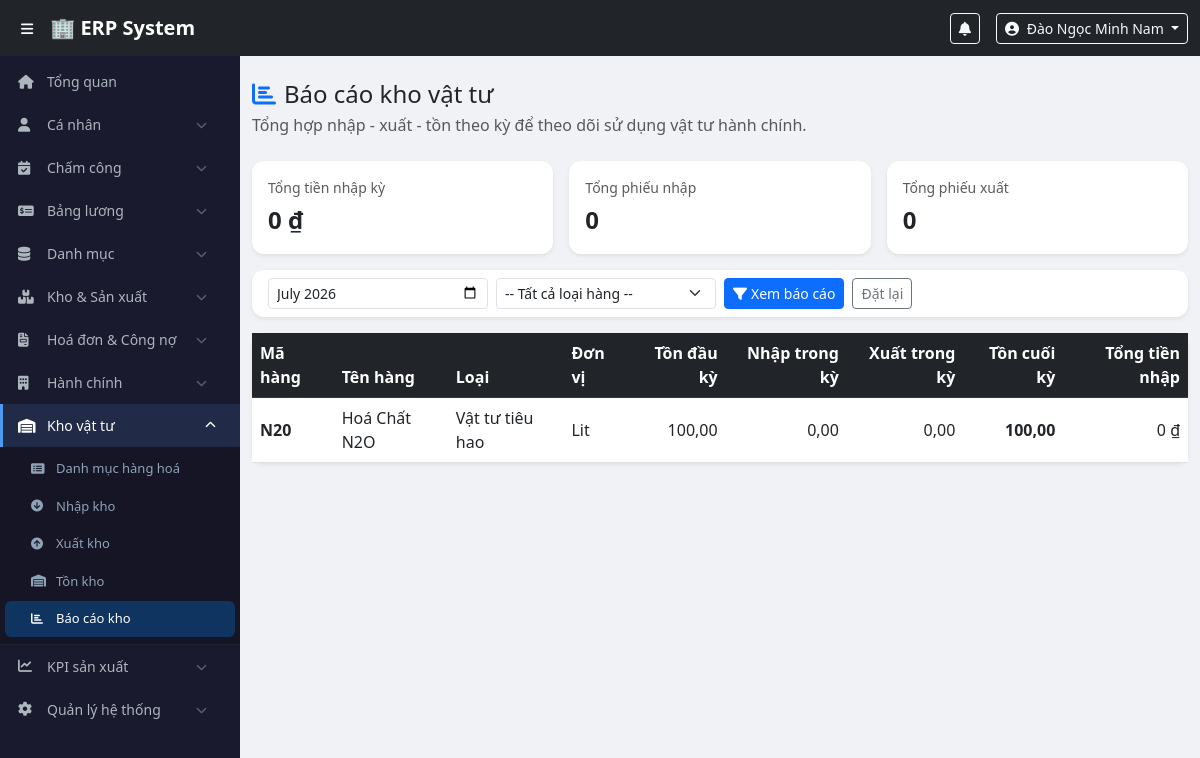
Page /modules/admin/inv_report.php (signed in) on the earlier database version.
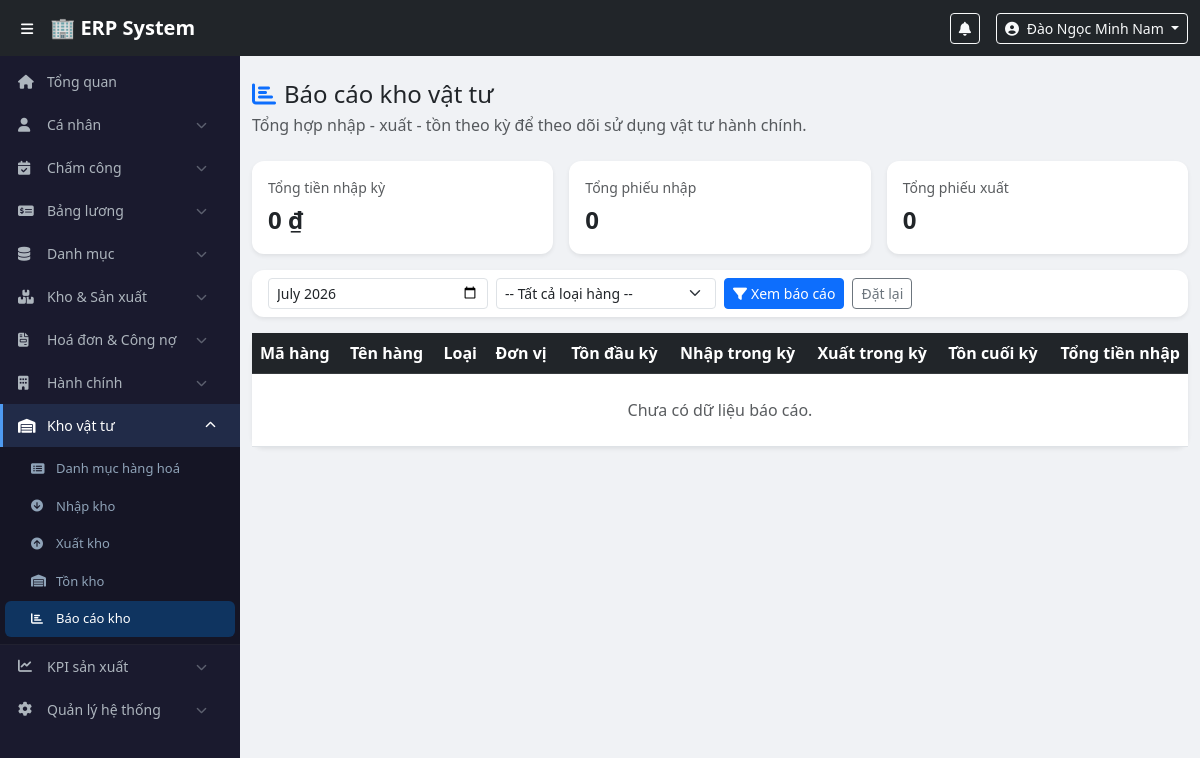
Same page on the later database version.
### tables this page shows
CREATE TABLE `inv_items` (
  `id` int(11) NOT NULL,
  `item_code` varchar(50) NOT NULL,
  `item_name` varchar(255) NOT NULL,
  `category` enum('consumable','stationery','equipment','machinery','other') NOT NULL DEFAULT 'other',
  `unit` varchar(50) NOT NULL DEFAULT 'Cái',
  `min_stock` decimal(12,2) NOT NULL DEFAULT 0.00,
  `description` text DEFAULT NULL,
  `is_active` tinyint(1) NOT NULL DEFAULT 1,
  `created_at` timestamp NOT NULL DEFAULT current_timestamp(),
  `updated_at` timestamp NOT NULL DEFAULT current_timestamp() ON UPDATE current_timestamp()
);

### config/functions.php (called while the page is built, shortened)
<?php
function fetchAllSafe(PDO $pdo, string $sql, array $params = []): array {
    try {
        $stmt = $pdo->prepare($sql);
        $stmt->execute($params);
        return $stmt->fetchAll(PDO::FETCH_ASSOC) ?: [];
    } catch (Throwable $e) {
        return [];
    }
}
function e($value): string {
    return htmlspecialchars((string) ($value ?? ''), ENT_QUOTES | ENT_SUBSTITUTE, 'UTF-8');
}
?>

### modules/admin/inv_report.php (the view, shortened to what the changed rows need)
<?php
require_once $_SERVER['DOCUMENT_ROOT'] . '/erp/config/database.php';
require_once $_SERVER['DOCUMENT_ROOT'] . '/erp/config/functions.php';
$pdo = getDBConnection();
$categoryMap = [
    'consumable' => 'Vật tư tiêu hao',
    'stationery' => 'Văn phòng phẩm',
    'equipment' => 'Thiết bị',
    'machinery' => 'Máy móc',
    'other' => 'Khác',
];
$selectedMonth = preg_match('/^\d{4}-\d{2}$/', $_GET['month'] ?? '') ? (string)$_GET['month'] : date('Y-m');
$startDate = $selectedMonth . '-01';
$endDate = date('Y-m-t', strtotime($startDate));
$where = ['1=1'];
$params = [$startDate, $startDate, $startDate, $endDate, $startDate, $endDate, $startDate, $endDate];
$rows = fetchAllSafe(
    $pdo,
    "SELECT i.id, i.item_code, i.item_name, i.category, i.unit,
            COALESCE((SELECT SUM(quantity) FROM inv_imports WHERE item_id = i.id AND import_date < ?), 0) -
            COALESCE((SELECT SUM(quantity) FROM inv_exports WHERE item_id = i.id AND export_date < ?), 0) AS opening_stock,
            COALESCE((SELECT SUM(quantity) FROM inv_imports WHERE item_id = i.id AND import_date BETWEEN ? AND ?), 0) AS period_import,
            COALESCE((SELECT SUM(quantity) FROM inv_exports WHERE item_id = i.id AND export_date BETWEEN ? AND ?), 0) AS period_export,
            COALESCE((SELECT SUM(total_amount) FROM inv_imports WHERE item_id = i.id AND import_date BETWEEN ? AND ?), 0) AS period_import_amount
     FROM inv_items i
     WHERE " . implode(' AND ', $where) . "
     ORDER BY i.item_name ASC, i.id ASC",
    $params
);
include $_SERVER['DOCUMENT_ROOT'] . '/erp/includes/header.php';
?>
<div class="main-content">
    <div class="container-fluid py-4">
        <div class="card border-0 shadow-sm">
            <div class="table-responsive">
                <table class="table table-hover align-middle mb-0">
                    <thead class="table-dark">
                        <tr>
                            <th>Mã hàng</th>
                            <th>Tên hàng</th>
                            <th>Loại</th>
                            <th>Đơn vị</th>
                            <th class="text-end">Tồn đầu kỳ</th>
                            <th class="text-end">Nhập trong kỳ</th>
                            <th class="text-end">Xuất trong kỳ</th>
                            <th class="text-end">Tồn cuối kỳ</th>
                            <th class="text-end">Tổng tiền nhập</th>
                        </tr>
                    </thead>
                    <tbody>
                    <?php if (!$rows): ?>
                        <tr>
                            <td colspan="9" class="text-center text-muted py-4">Chưa có dữ liệu báo cáo.</td>
                        </tr>
                    <?php else: ?>
                        <?php foreach ($rows as $row): ?>
                            <?php $closingStock = (float)$row['opening_stock'] + (float)$row['period_import'] - (float)$row['period_export']; ?>
                            <tr>
                                <td class="fw-semibold"><?= e($row['item_code']) ?></td>
                                <td><?= e($row['item_name']) ?></td>
                                <td><?= e($categoryMap[$row['category']] ?? $row['category']) ?></td>
                                <td><?= e($row['unit']) ?></td>
                                <td class="text-end"><?= e(number_format((float)$row['opening_stock'], 2, ',', '.')) ?></td>
                                <td class="text-end"><?= e(number_format((float)$row['period_import'], 2, ',', '.')) ?></td>
                                <td class="text-end"><?= e(number_format((float)$row['period_export'], 2, ',', '.')) ?></td>
                                <td class="text-end fw-semibold"><?= e(number_format($closingStock, 2, ',', '.')) ?></td>
                                <td class="text-end"><?= e(number_format((float)$row['period_import_amount'], 0, ',', '.')) ?> ₫</td>
                            </tr>
                        <?php endforeach; ?>
                    <?php endif; ?>
                    </tbody>
                </table>
            </div>
        </div>
    </div>
</div>
<?php include $_SERVER['DOCUMENT_ROOT'] . '/erp/includes/footer.php'; ?>

Differences in the rows shown:
removed inv_items: item_code "N20", item_name "Hoá Chất N2O", category "Vật tư tiêu hao", unit "Lit", opening_stock "100,00", period_import "0,00", period_export "0,00", closingStock "100,00", period_import_amount "0"
Other differences:
text now shown: "Chưa có dữ liệu báo cáo."
